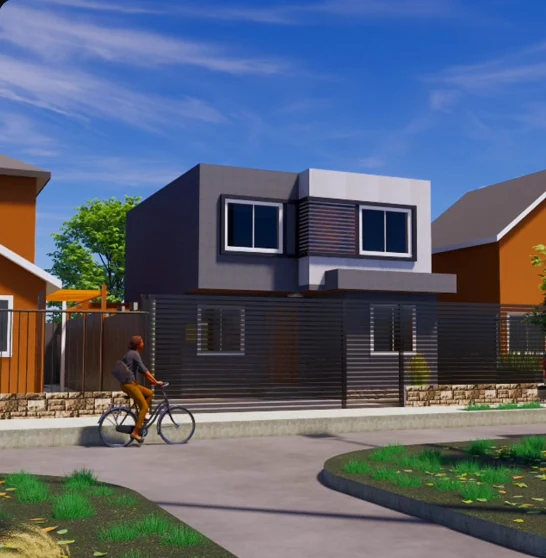
#> input picture src/assets/proyectos/placilla.webp, 546 x 558 px
$ python og-image.py
#> lines starting #> are read from the running program, lines starting #| are printed output that depends on the picture; after the words box and inside, x2 and y2 are one past the last pixel; in counts of white or black regions, pixels touching at a corner belong together
"""Genera public/og.jpg (1200x630), la vista previa al compartir el enlace.
Uso: python3 scripts/og-image.py  (requiere Pillow). Se ejecuta solo al cambiar la imagen."""
from pathlib import Path
from PIL import Image, ImageDraw, ImageFont

ROOT = Path(__file__).resolve().parent.parent
FONT = ROOT / "node_modules/@fontsource/barlow-condensed/files/barlow-condensed-latin-700-normal.woff"
BODY = "/usr/share/fonts/opentype/inter/Inter-Medium.otf"
WINE, INK, PAPER = (122, 28, 36), (18, 18, 20), (250, 248, 245)

W, H = 1200, 630
og = Image.new("RGB", (W, H), PAPER)
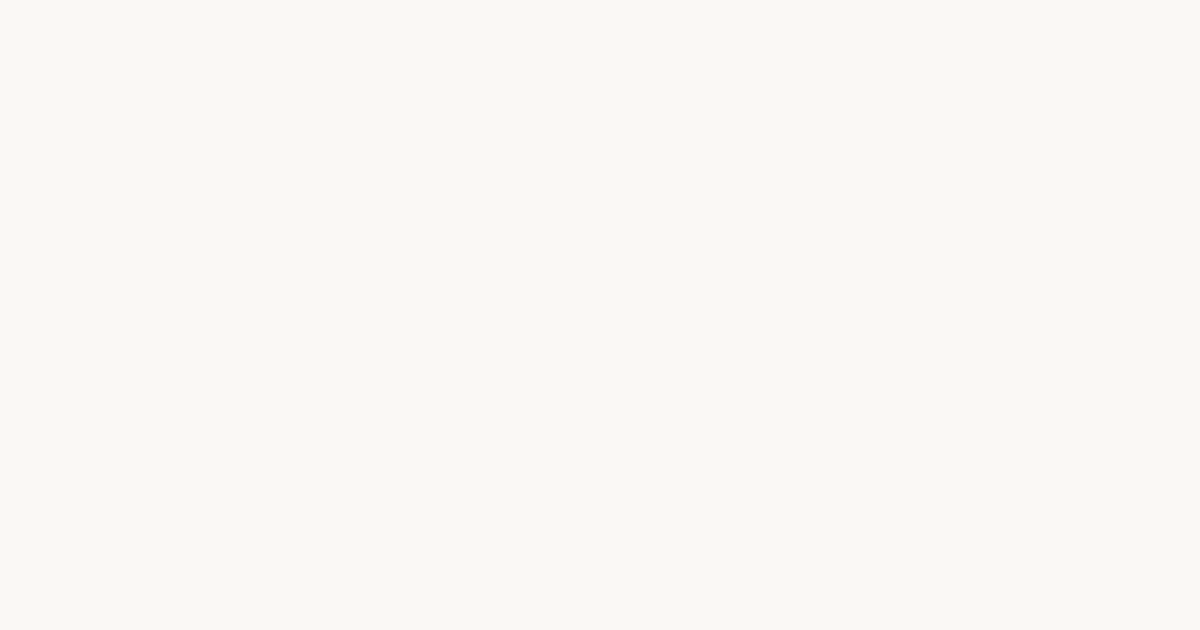
#> og: PIL image 1200x630 RGB; mean R, G, B 250, 248, 245
photo = Image.open(ROOT / "src/assets/proyectos/placilla.webp").convert("RGB")
#> photo is the input picture: PIL image 546x558 RGB; mean R, G, B 88.7, 98.1, 118
ph = photo.resize((470, int(560 * photo.height / photo.width)), Image.LANCZOS)
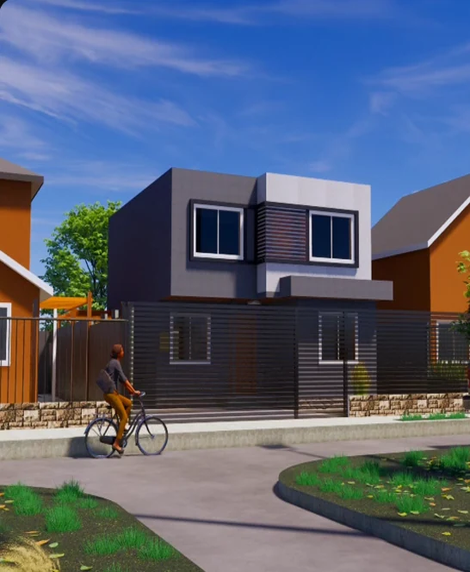
#> ph: PIL image 470x572 RGB; mean R, G, B 88.7, 98.1, 118
d = ImageDraw.Draw(og)
d.rounded_rectangle((720, 80, 1180, 630), 36, fill=WINE)
mask = Image.new("L", ph.size, 0)
#> mask: PIL image 470x572 L; every value is 0
ImageDraw.Draw(mask).rounded_rectangle((0, 0, ph.width, ph.height), 32, fill=255)
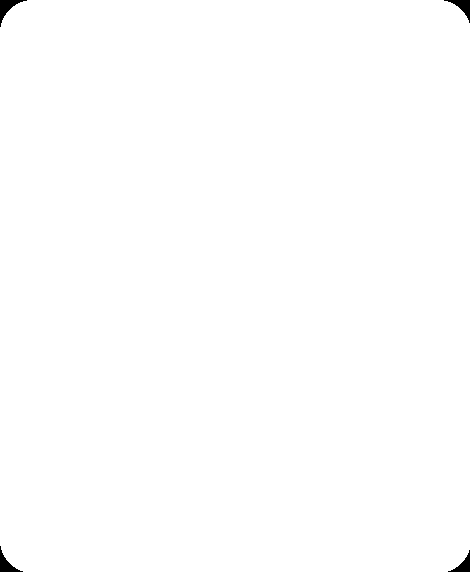
#> mask: PIL image 470x572 L; 99.7% white; 4 black regions, box (x1, y1, x2, y2) and area: (0, 0, 27, 27) 230, (444, 0, 470, 23) 203, (0, 546, 23, 572) 203, (448, 550, 470, 572) 177
og.paste(ph, (690, 50), mask)
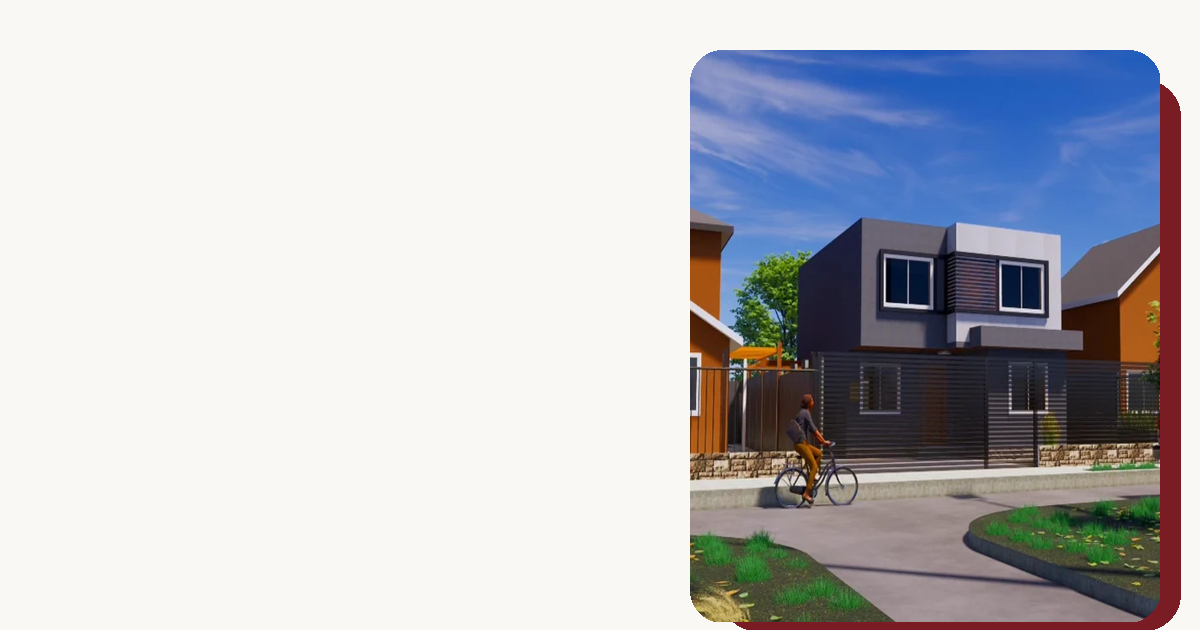
#> og: PIL image 1200x630 RGB; mean R, G, B 190.4, 190.6, 195.9

#> (the run stopped early here; a loop or call above may not have finished)

$ run again, with src/assets/proyectos/aura-obra.webp copied over src/assets/proyectos/placilla.webp
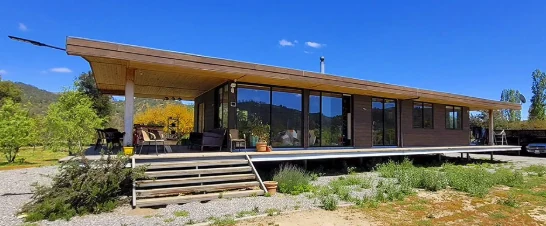
#> input picture src/assets/proyectos/aura-obra.webp, 546 x 226 px
#> photo is the input picture: PIL image 546x226 RGB; mean R, G, B 97.8, 115.8, 132.6
#> `ImageDraw.Draw(mask).rounded_rectangle((0, 0, ph.width, ph.height), 32..`:
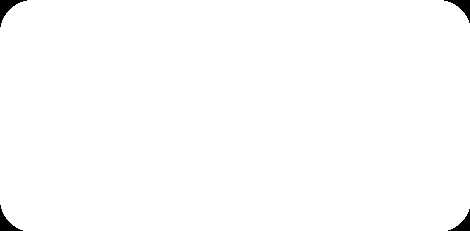
#> mask: PIL image 470x231 L; 99.3% white; 4 black regions, box (x1, y1, x2, y2) and area: (0, 0, 27, 27) 230, (444, 0, 470, 23) 203, (0, 205, 23, 231) 203, (448, 209, 470, 231) 177
#> `og.paste(ph, (690, 50), mask)`:
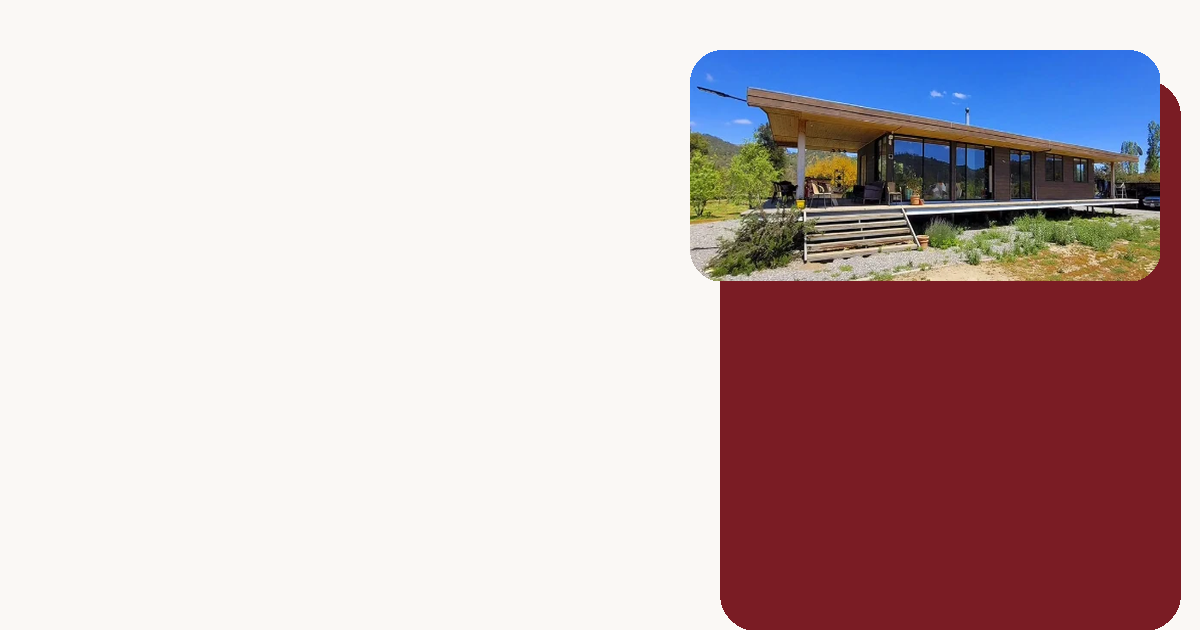
#> og: PIL image 1200x630 RGB; mean R, G, B 200.4, 181.3, 183.4

$ run again, with src/assets/proyectos/aura-render.webp copied over src/assets/proyectos/placilla.webp
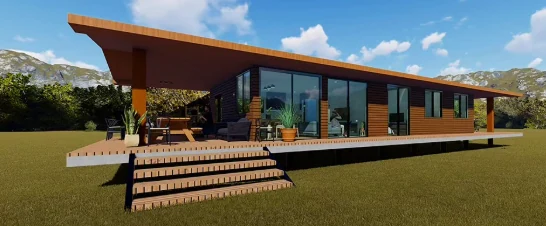
#> input picture src/assets/proyectos/aura-render.webp, 546 x 226 px
#> photo is the input picture: PIL image 546x226 RGB; mean R, G, B 99.4, 101.7, 89.8
#> `ImageDraw.Draw(mask).rounded_rectangle((0, 0, ph.width, ph.height), 32..`:
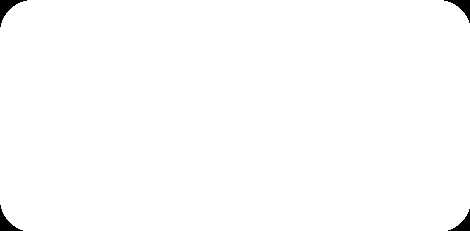
#> mask: PIL image 470x231 L; 99.3% white; 4 black regions, box (x1, y1, x2, y2) and area: (0, 0, 27, 27) 230, (444, 0, 470, 23) 203, (0, 205, 23, 231) 203, (448, 209, 470, 231) 177
#> `og.paste(ph, (690, 50), mask)`:
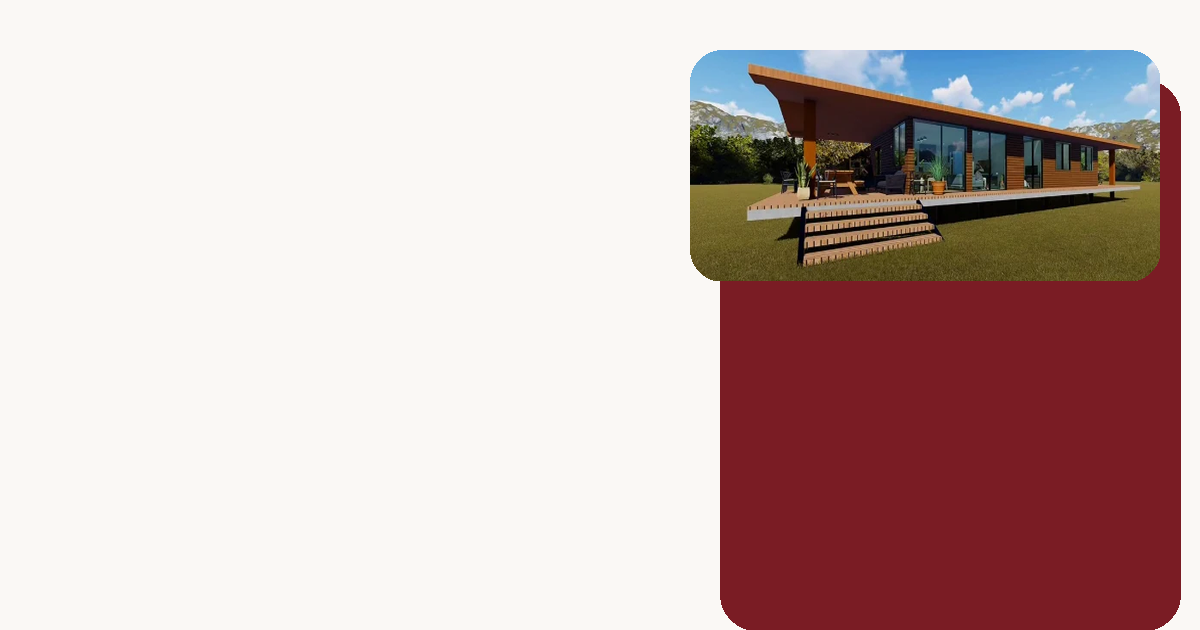
#> og: PIL image 1200x630 RGB; mean R, G, B 200.7, 179.2, 177.4

$ run again, with src/assets/proyectos/central-724-obra.webp copied over src/assets/proyectos/placilla.webp
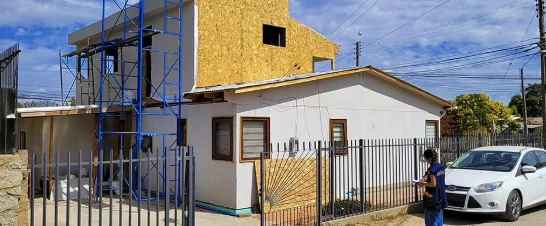
#> input picture src/assets/proyectos/central-724-obra.webp, 546 x 226 px
#> photo is the input picture: PIL image 546x226 RGB; mean R, G, B 126.3, 125.8, 127.4
#> `ImageDraw.Draw(mask).rounded_rectangle((0, 0, ph.width, ph.height), 32..`:
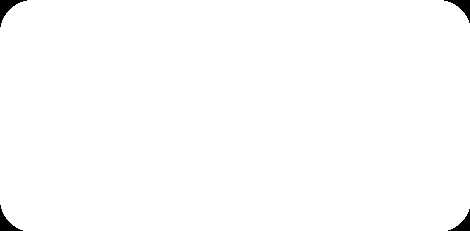
#> mask: PIL image 470x231 L; 99.3% white; 4 black regions, box (x1, y1, x2, y2) and area: (0, 0, 27, 27) 230, (444, 0, 470, 23) 203, (0, 205, 23, 231) 203, (448, 209, 470, 231) 177
#> `og.paste(ph, (690, 50), mask)`:
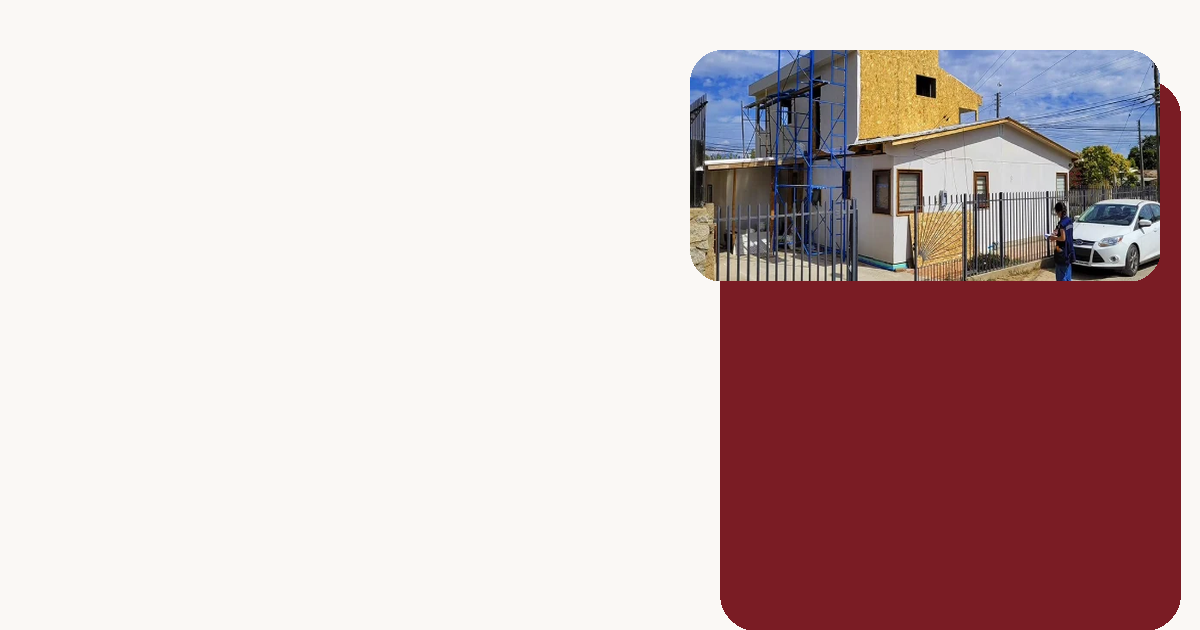
#> og: PIL image 1200x630 RGB; mean R, G, B 204.5, 182.7, 182.7
